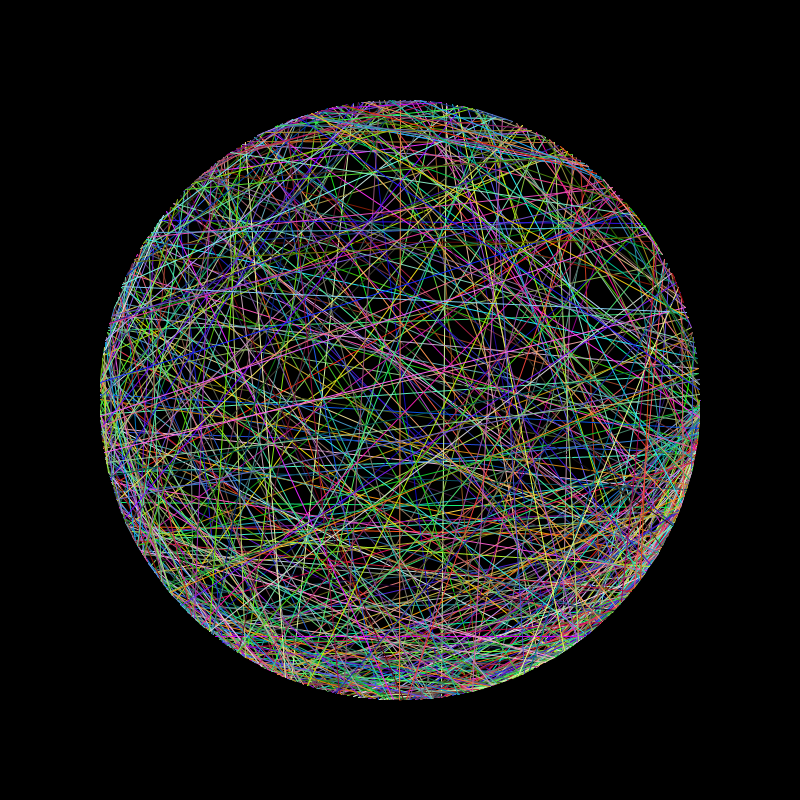
Frame 1 (no input)
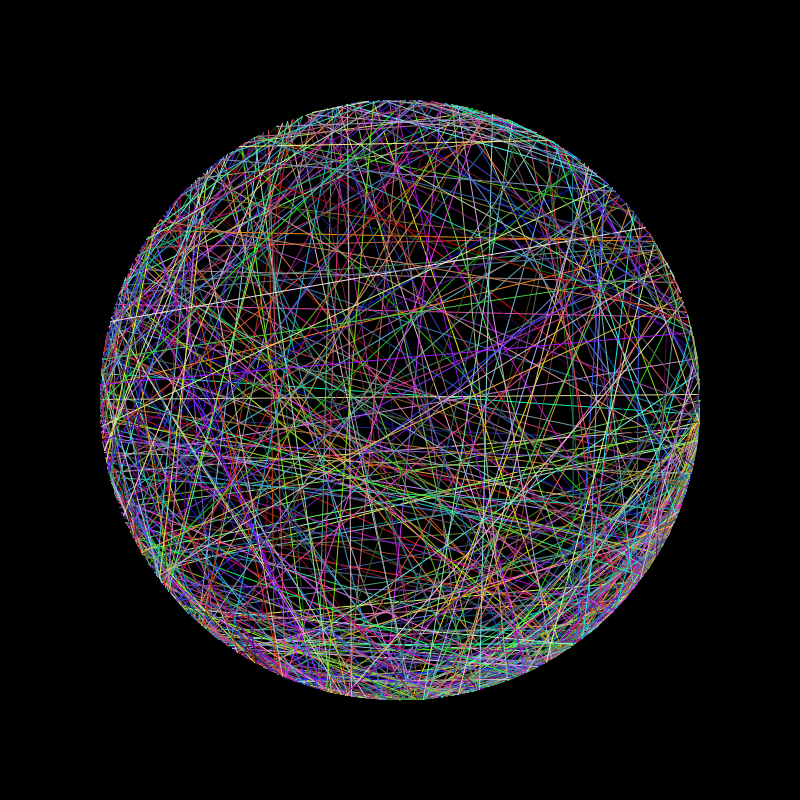
Frame 60 (the mouse pressed at the canvas centre just before this capture)
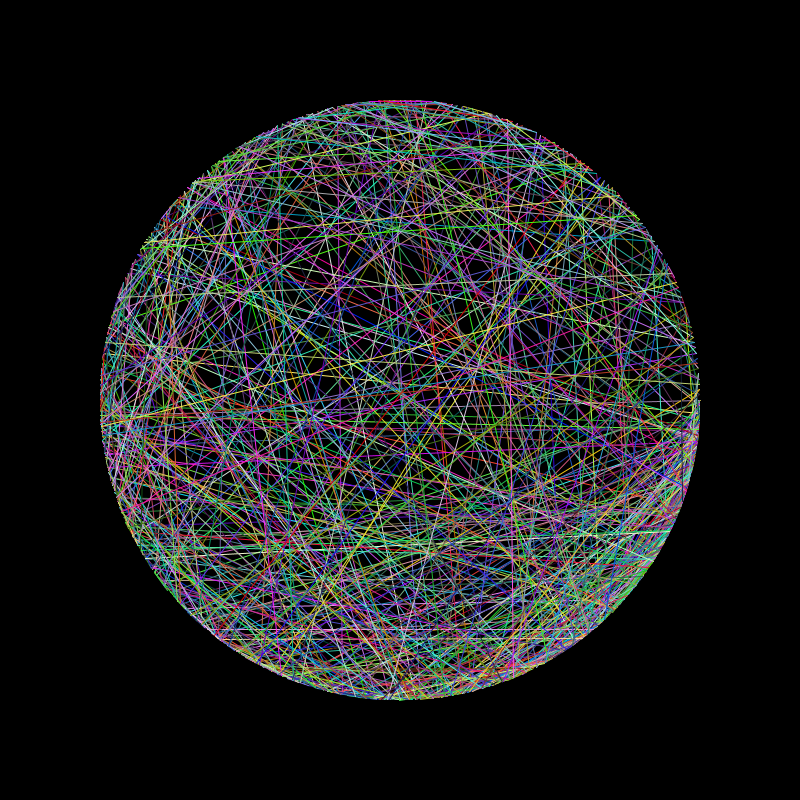
Frame 120 (the mouse held since frame 60 and released just before this capture)

The Processing sketch that drew these frames (run headless with seeded random() and noise(); from frame 60 on, the mouse is pressed at the canvas centre):

// Processing sketch: processing_70149
// ── processing_70149.pde


float rad = 300;


void setup() {
  size(800, 800);
  smooth();
}

void draw() {

  background(0);
  translate (width/2, height/2);

  for (int i=0; i<360; i+=1) {
    float angle = radians(i);
    float angle2 = random(angle);
    float x = cos(angle) * rad;
    float y = sin(angle) * rad;
    float x2 = cos(angle2) * rad;
    float y2 = sin(angle2) * rad;
    stroke (random(255), random(255), random(255));

    line (x, y, x2, y2);
  }

  for (int i=20; i<360; i+=1) {
    float angle = radians(i);
    float angle2 = random(angle);
    float x = cos(angle) * rad;
    float y = sin(angle) * rad;
    float x2 = cos(angle2) * rad;
    float y2 = sin(angle2) * rad;
    stroke (random(255), random(255), random(255));

    line (x, y, x2, y2);
  }
}
